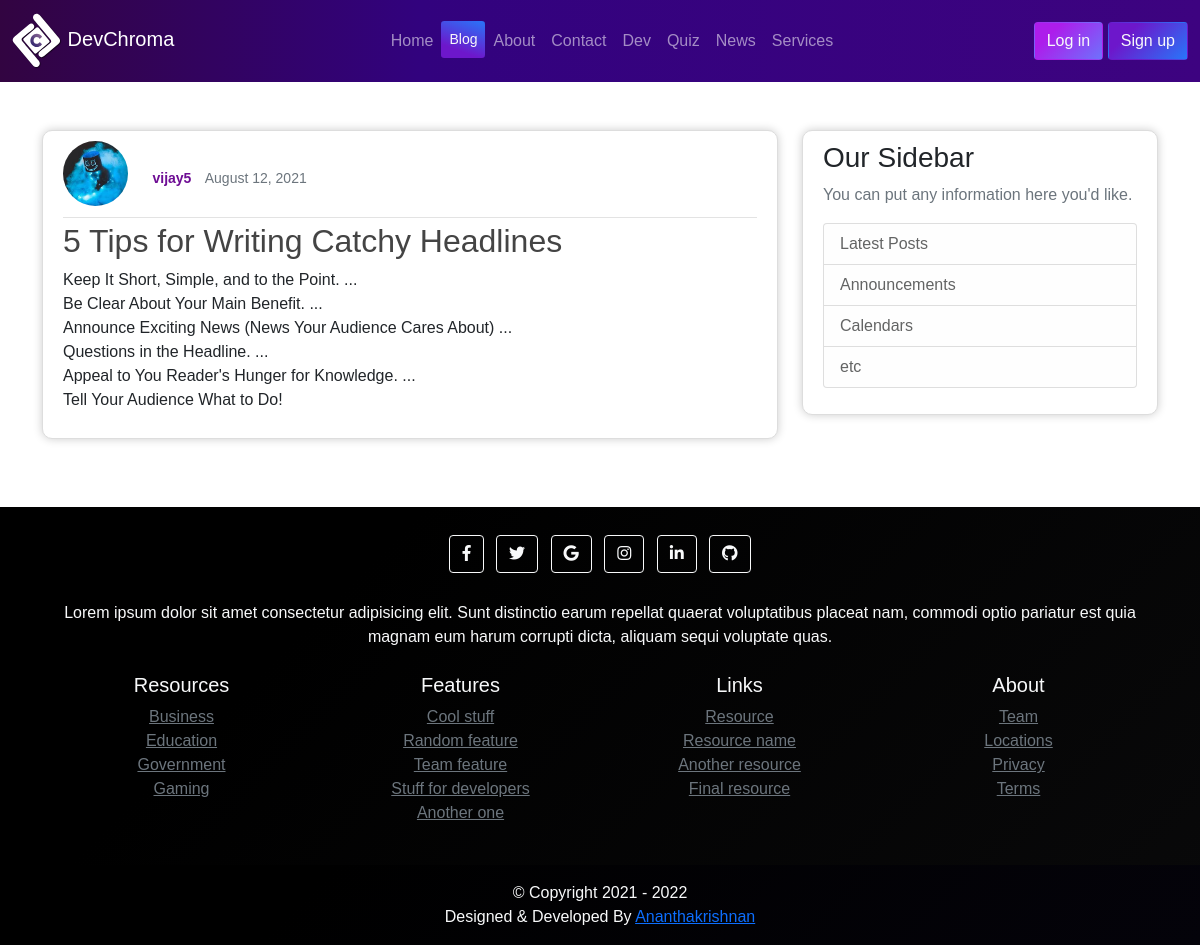
Screenshot of /blog/blog/post/26/ with the database file from the repository.
### blog/models.py (models this page shows, shortened)
class Post(models.Model):
    title = models.CharField(max_length=100)
    content = models.TextField()
    date_posted = models.DateTimeField(default=timezone.now)
    author = models.ForeignKey(User , on_delete=models.CASCADE)

### app/models.py (models this page shows, shortened)
class Profile(models.Model):
    user = models.OneToOneField(User, on_delete=models.CASCADE)
    image = models.ImageField(default='default.jpg' , upload_to='profile_pics')

### blog/views.py (the view)
# urls.py: path('blog/post/<int:pk>/',PostDetailView.as_view(),name="post-detail"),
class PostDetailView(DetailView):
    model = Post

### templates/blog/post_detail.html (shortened to what this page needs)
{% extends 'base1.html' %}
{% load static %}
{% block blog %}
active   text-light  btn-sm "  style="background-color: #2876f9;
          background-image: linear-gradient(200deg, #2876f9 0%, #6d17cb 74%);"
{% endblock blog %}
{% block body %}
<br><br>
<main role="main" class="container">
  <div class="row">
    <div class="col-md-8">
       <article class="media content-section">
                <div class="media-body">
                  <div class="article-metadata">
                   <img class="rounded-circle article-img" src="{{ object.author.profile.image.url }}">
                    <a class="text1" href="{% url 'user-posts' object.author.username %}">{{ object.author }}</a> &nbsp;
                    <small class="text-muted">{{ object.date_posted|date:"F d, Y" }}</small>
                  </div>
                  <h2 class="article-title">{{ object.title }}</h2>
                  <p class="article-content">{{ object.content }}</p>
                </div>
        </article>
    </div>
    <div class="col-md-4">
      <div class="content-section">
        <h3>Our Sidebar</h3>
        <p class='text-muted'>You can put any information here you'd like.
          <ul class="list-group">
            <li class="list-group-item list-group-item-light">Latest Posts</li>
            <li class="list-group-item list-group-item-light">Announcements</li>
            <li class="list-group-item list-group-item-light">Calendars</li>
            <li class="list-group-item list-group-item-light">etc</li>
          </ul>
        </p>
      </div>
    </div>
  </div>
</main>
  <br><br>
{% endblock body %}

### static/assets/css/style.css (style rules this page uses)
.content-section { background: #ffffff; padding: 10px 20px; border: 1px solid #dddddd; border-radius: 3px; margin-bottom: 20px; border-radius: 10px; box-shadow: 0px 0px 10px rgba(0, 0, 0,0.2); }
.article-title { color: #444444; text-decoration: none; }
.article-content { white-space: pre-line; }
.article-img { height: 65px; width: 65px; margin-right: 16px; }
.article-metadata { padding-bottom: 1px; margin-bottom: 4px; border-bottom: 1px solid #e3e3e3; text-decoration: none; }
.article-metadata .text1 { color: rgb(110, 13, 148); text-decoration: none; font-size: 13px; font-weight: bold; }

### rows the page displays
Post: author.profile.image (picture), author "vijay5", date_posted "August 12, 2021", title "5 Tips for Writing Catchy Headlines", content "Keep It Short, Simple, and to the Point. ... Be Clear About Your Main Benefit. ... Announce Exciting News (News Your Audience Cares About) ... Questions in the Headline. ... Appeal to You Reader's Hunger for Knowledge. ... Tell Your Audience What to Do!"
